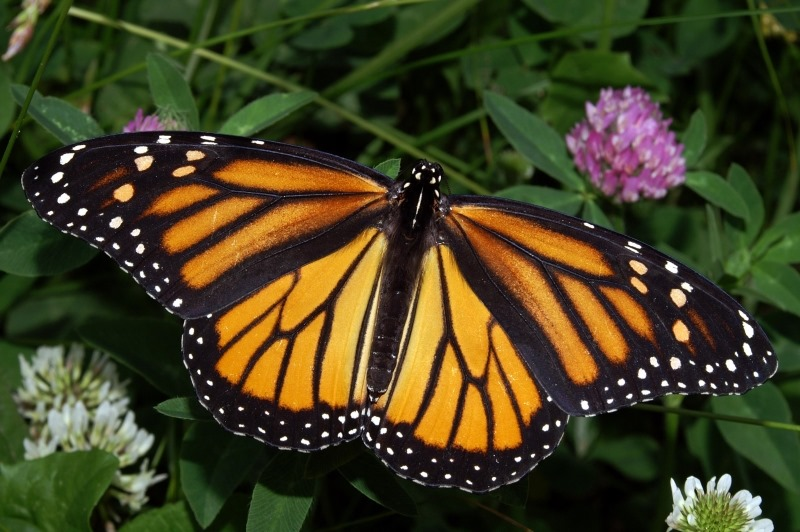
#> input picture Lab8/Butterfly.jpg, 800 x 532 px
$ jupyter execute Lab8.ipynb   (older library calls are emulated)
#> lines starting #> are read from the running program, lines starting #| are printed output that depends on the picture
# ARTI 403 Image Processing
## Lab 8: Edge Detection

Name: Mohammed Saeed Alamodi
ID: 2240009007

I used the butterfly image (Butterfly.jpg) instead of the kid image from the lab notebook.

## Task 1: Apply Edge Detection Methods

[cell 1]
import cv2
import numpy as np
import matplotlib.pyplot as plt

img = cv2.imread('Butterfly.jpg')
#> img is the input picture: shape (532, 800, 3); mean B, G, R 33, 63.4, 66.8
rgb = cv2.cvtColor(img, cv2.COLOR_BGR2RGB)
gray = cv2.cvtColor(img, cv2.COLOR_BGR2GRAY)
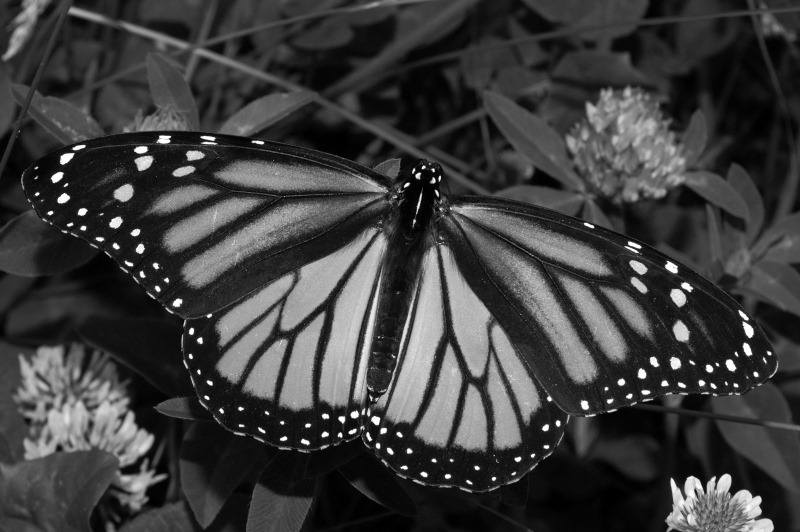
#> gray: shape (532, 800); min 0, max 255, mean 60.9
blurred = cv2.GaussianBlur(gray, (5, 5), 0)

# Sobel
sobelx = cv2.Sobel(blurred, cv2.CV_64F, 1, 0, ksize=3)
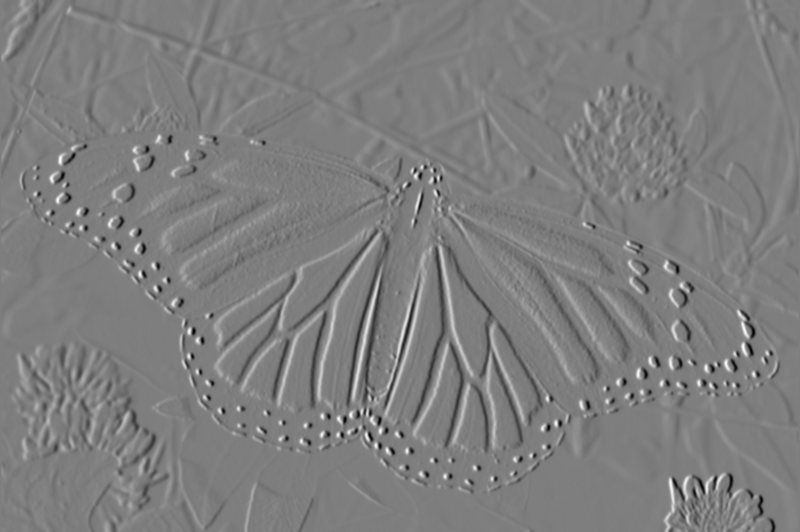
#> sobelx: shape (532, 800) float64; min -544, max 553, mean 0; drawn with min black and max white
sobely = cv2.Sobel(blurred, cv2.CV_64F, 0, 1, ksize=3)
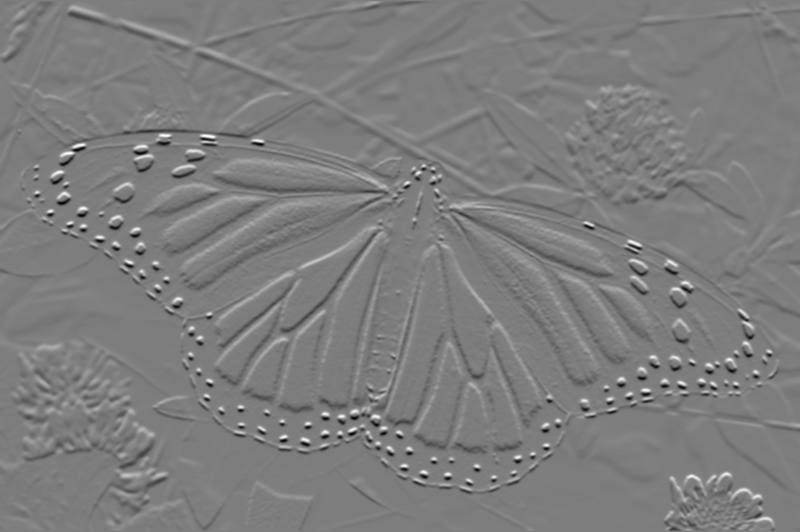
#> sobely: shape (532, 800) float64; min -563, max 579, mean -0.2; drawn with min black and max white
sobel_final = np.uint8(np.clip(cv2.magnitude(sobelx, sobely), 0, 255))
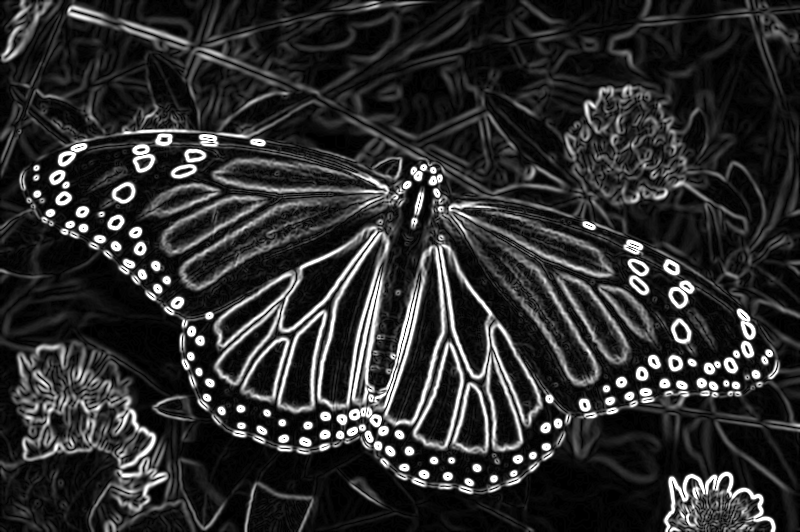
#> sobel_final: shape (532, 800); min 0, max 255, mean 45.2

# Prewitt (kernels defined by hand)
kernel_x = np.array([[-1, 0, 1], [-1, 0, 1], [-1, 0, 1]], dtype=np.float64)
kernel_y = np.array([[-1, -1, -1], [0, 0, 0], [1, 1, 1]], dtype=np.float64)
prewitt_x = cv2.filter2D(blurred, cv2.CV_64F, kernel_x)
prewitt_y = cv2.filter2D(blurred, cv2.CV_64F, kernel_y)
prewitt_final = np.uint8(np.clip(cv2.magnitude(prewitt_x, prewitt_y), 0, 255))
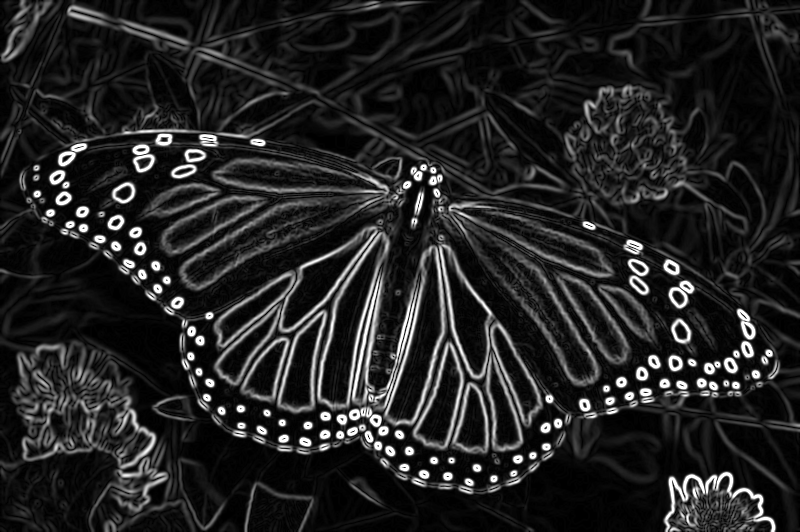
#> prewitt_final: shape (532, 800); min 0, max 255, mean 35

# Canny
canny_edges = cv2.Canny(blurred, 100, 200)
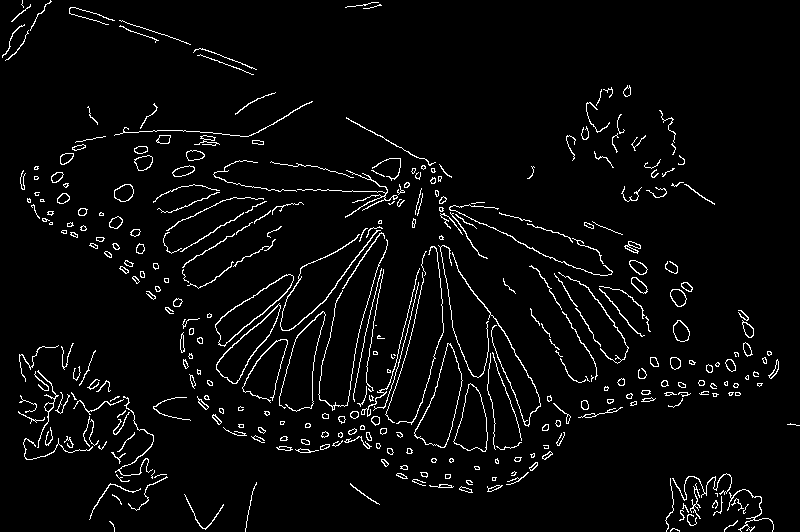
#> canny_edges: shape (532, 800); 4% white in thin lines or dots

fig, ax = plt.subplots(2, 2, figsize=(12, 9))
ax[0, 0].imshow(rgb);                         ax[0, 0].set_title('Original Image')
ax[0, 1].imshow(sobel_final, cmap='gray');    ax[0, 1].set_title('Sobel')
ax[1, 0].imshow(prewitt_final, cmap='gray');  ax[1, 0].set_title('Prewitt')
ax[1, 1].imshow(canny_edges, cmap='gray');    ax[1, 1].set_title('Canny (100, 200)')
for a in ax.ravel():
    a.axis('off')
plt.tight_layout()
plt.show()

Sobel and Prewitt give thick, grayscale edge maps that look almost the same. They show the wing veins and the white dots well, but they also pick up a lot of the grass and flower texture in the background. Canny gives thin, clean one pixel lines, so the wing outline and veins are easier to follow.

## Task 2: Effect of the Canny Thresholds

[cell 2]
pairs = [(30, 90), (50, 150), (100, 200)]

fig, ax = plt.subplots(1, 3, figsize=(18, 6))
for a, (low, high) in zip(ax, pairs):
    edges = cv2.Canny(blurred, low, high)
    a.imshow(edges, cmap='gray')
    a.set_title(f'Low = {low}, High = {high}')
    a.axis('off')
    print(f'Low = {low}, High = {high}: {np.count_nonzero(edges)} edge pixels')
#> this loop made 3 passes
#| Low = 30, High = 90: 33792 edge pixels
#| Low = 50, High = 150: 23434 edge pixels
#| Low = 100, High = 200: 16823 edge pixels
#> pass 1, `edges = cv2.Canny(blurred, low, high)`:
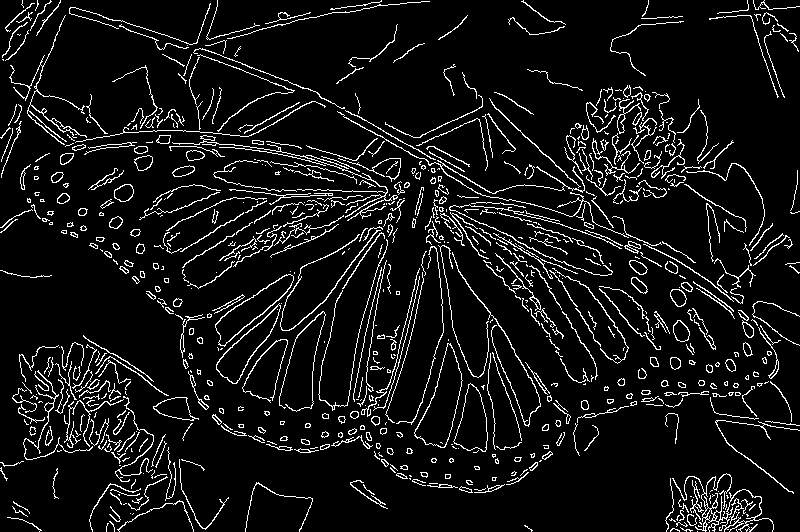
#> edges: shape (532, 800); 7.9% white in thin lines or dots
#> pass 2, `edges = cv2.Canny(blurred, low, high)`:
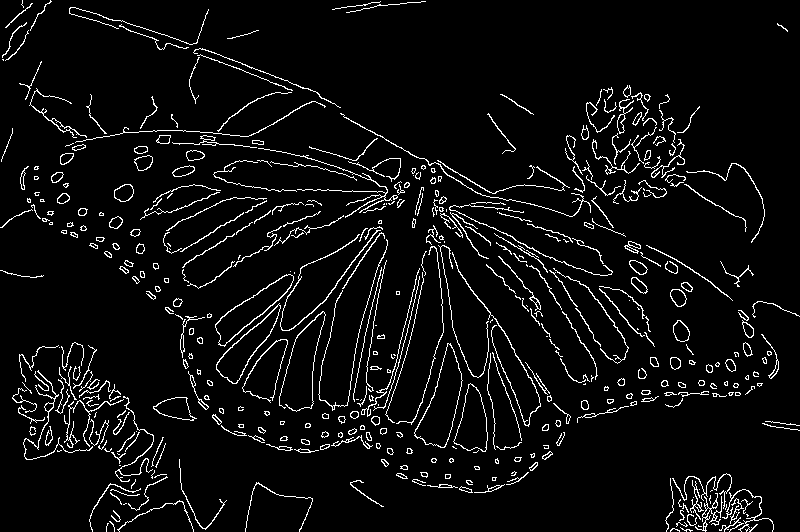
#> edges: shape (532, 800); 5.5% white in thin lines or dots
plt.tight_layout()
plt.show()
